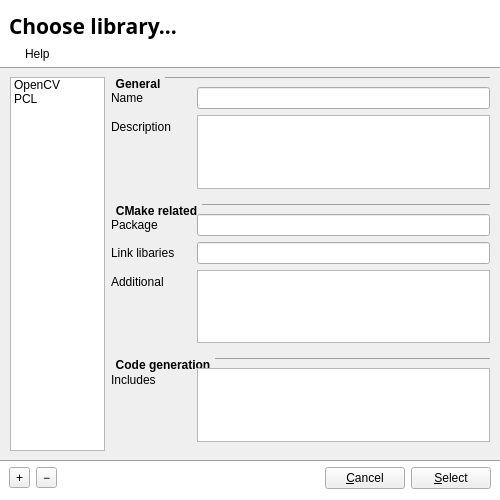
<?xml version="1.0" encoding="UTF-8"?>
<ui version="4.0">
 <class>Form</class>
 <widget class="QWidget" name="Form">
  <property name="geometry">
   <rect>
    <x>0</x>
    <y>0</y>
    <width>500</width>
    <height>500</height>
   </rect>
  </property>
  <property name="palette">
   <palette>
    <active>
     <colorrole role="Button">
      <brush brushstyle="SolidPattern">
       <color alpha="255">
        <red>255</red>
        <green>255</green>
        <blue>255</blue>
       </color>
      </brush>
     </colorrole>
     <colorrole role="Base">
      <brush brushstyle="SolidPattern">
       <color alpha="255">
        <red>255</red>
        <green>255</green>
        <blue>255</blue>
       </color>
      </brush>
     </colorrole>
     <colorrole role="Window">
      <brush brushstyle="SolidPattern">
       <color alpha="255">
        <red>255</red>
        <green>255</green>
        <blue>255</blue>
       </color>
      </brush>
     </colorrole>
    </active>
    <inactive>
     <colorrole role="Button">
      <brush brushstyle="SolidPattern">
       <color alpha="255">
        <red>255</red>
        <green>255</green>
        <blue>255</blue>
       </color>
      </brush>
     </colorrole>
     <colorrole role="Base">
      <brush brushstyle="SolidPattern">
       <color alpha="255">
        <red>255</red>
        <green>255</green>
        <blue>255</blue>
       </color>
      </brush>
     </colorrole>
     <colorrole role="Window">
      <brush brushstyle="SolidPattern">
       <color alpha="255">
        <red>255</red>
        <green>255</green>
        <blue>255</blue>
       </color>
      </brush>
     </colorrole>
    </inactive>
    <disabled>
     <colorrole role="Button">
      <brush brushstyle="SolidPattern">
       <color alpha="255">
        <red>255</red>
        <green>255</green>
        <blue>255</blue>
       </color>
      </brush>
     </colorrole>
     <colorrole role="Base">
      <brush brushstyle="SolidPattern">
       <color alpha="255">
        <red>255</red>
        <green>255</green>
        <blue>255</blue>
       </color>
      </brush>
     </colorrole>
     <colorrole role="Window">
      <brush brushstyle="SolidPattern">
       <color alpha="255">
        <red>255</red>
        <green>255</green>
        <blue>255</blue>
       </color>
      </brush>
     </colorrole>
    </disabled>
   </palette>
  </property>
  <property name="windowTitle">
   <string>Library selector</string>
  </property>
  <property name="styleSheet">
   <string notr="true"> QGroupBox {
     border: 0;
     border-top: 1px solid palette(dark);
     margin-top: 1.2ex;
     padding-left: 2ex;
     font-weight: bold;
 }

 QGroupBox::title {
     subcontrol-origin: margin;
     subcontrol-position: top left; /* position at the top center */
     padding: 0 3px;
 }</string>
  </property>
  <layout class="QVBoxLayout" name="verticalLayout">
   <property name="leftMargin">
    <number>0</number>
   </property>
   <property name="rightMargin">
    <number>0</number>
   </property>
   <item>
    <widget class="QLabel" name="label_6">
     <property name="font">
      <font>
       <family>Trebuchet MS</family>
       <pointsize>16</pointsize>
       <weight>75</weight>
       <bold>true</bold>
      </font>
     </property>
     <property name="text">
      <string>Choose library...</string>
     </property>
     <property name="margin">
      <number>0</number>
     </property>
     <property name="indent">
      <number>9</number>
     </property>
    </widget>
   </item>
   <item>
    <layout class="QHBoxLayout" name="horizontalLayout_3" stretch="0,1">
     <property name="spacing">
      <number>6</number>
     </property>
     <property name="leftMargin">
      <number>12</number>
     </property>
     <property name="bottomMargin">
      <number>0</number>
     </property>
     <item>
      <widget class="QLabel" name="lblInfoIcon">
       <property name="text">
        <string/>
       </property>
       <property name="alignment">
        <set>Qt::AlignCenter</set>
       </property>
       <property name="indent">
        <number>-1</number>
       </property>
      </widget>
     </item>
     <item>
      <widget class="QLabel" name="lblInfo">
       <property name="enabled">
        <bool>true</bool>
       </property>
       <property name="text">
        <string>Help</string>
       </property>
       <property name="indent">
        <number>-1</number>
       </property>
      </widget>
     </item>
    </layout>
   </item>
   <item>
    <widget class="QFrame" name="frame">
     <property name="styleSheet">
      <string notr="true">QFrame#frame {
	background-color: palette(button);
	border-bottom: 1px solid palette(dark);
	border-top: 1px solid palette(dark);
}

</string>
     </property>
     <property name="frameShape">
      <enum>QFrame::StyledPanel</enum>
     </property>
     <property name="frameShadow">
      <enum>QFrame::Raised</enum>
     </property>
     <layout class="QHBoxLayout" name="horizontalLayout_2" stretch="1,4">
      <item>
       <layout class="QVBoxLayout" name="verticalLayout_3">
        <property name="rightMargin">
         <number>0</number>
        </property>
        <item>
         <widget class="QListWidget" name="lstLibs">
          <item>
           <property name="text">
            <string>OpenCV</string>
           </property>
          </item>
          <item>
           <property name="text">
            <string>PCL</string>
           </property>
          </item>
         </widget>
        </item>
       </layout>
      </item>
      <item>
       <widget class="QWidget" name="widget" native="true">
        <layout class="QVBoxLayout" name="verticalLayout_2">
         <property name="margin">
          <number>0</number>
         </property>
         <item>
          <widget class="QGroupBox" name="groupBox">
           <property name="title">
            <string>General</string>
           </property>
           <layout class="QFormLayout" name="formLayout">
            <property name="fieldGrowthPolicy">
             <enum>QFormLayout::AllNonFixedFieldsGrow</enum>
            </property>
            <property name="leftMargin">
             <number>0</number>
            </property>
            <property name="rightMargin">
             <number>0</number>
            </property>
            <item row="0" column="0">
             <widget class="QLabel" name="label_9">
              <property name="minimumSize">
               <size>
                <width>80</width>
                <height>0</height>
               </size>
              </property>
              <property name="text">
               <string>Name</string>
              </property>
             </widget>
            </item>
            <item row="0" column="1">
             <widget class="QLineEdit" name="edName"/>
            </item>
            <item row="1" column="0">
             <widget class="QLabel" name="label">
              <property name="minimumSize">
               <size>
                <width>80</width>
                <height>0</height>
               </size>
              </property>
              <property name="text">
               <string>Description</string>
              </property>
             </widget>
            </item>
            <item row="1" column="1">
             <widget class="QPlainTextEdit" name="edDesc">
              <property name="minimumSize">
               <size>
                <width>0</width>
                <height>50</height>
               </size>
              </property>
             </widget>
            </item>
           </layout>
          </widget>
         </item>
         <item>
          <widget class="QGroupBox" name="groupBox_2">
           <property name="title">
            <string>CMake related</string>
           </property>
           <layout class="QFormLayout" name="formLayout_2">
            <property name="leftMargin">
             <number>0</number>
            </property>
            <property name="rightMargin">
             <number>0</number>
            </property>
            <item row="0" column="0">
             <widget class="QLabel" name="label_2">
              <property name="minimumSize">
               <size>
                <width>80</width>
                <height>0</height>
               </size>
              </property>
              <property name="text">
               <string>Package</string>
              </property>
             </widget>
            </item>
            <item row="0" column="1">
             <widget class="QLineEdit" name="edPckg"/>
            </item>
            <item row="1" column="0">
             <widget class="QLabel" name="label_3">
              <property name="minimumSize">
               <size>
                <width>80</width>
                <height>0</height>
               </size>
              </property>
              <property name="text">
               <string>Link libaries</string>
              </property>
             </widget>
            </item>
            <item row="1" column="1">
             <widget class="QLineEdit" name="edLibs"/>
            </item>
            <item row="2" column="0">
             <widget class="QLabel" name="label_4">
              <property name="minimumSize">
               <size>
                <width>80</width>
                <height>0</height>
               </size>
              </property>
              <property name="text">
               <string>Additional</string>
              </property>
             </widget>
            </item>
            <item row="2" column="1">
             <widget class="QPlainTextEdit" name="edAdds">
              <property name="minimumSize">
               <size>
                <width>0</width>
                <height>50</height>
               </size>
              </property>
             </widget>
            </item>
           </layout>
          </widget>
         </item>
         <item>
          <widget class="QGroupBox" name="groupBox_3">
           <property name="title">
            <string>Code generation</string>
           </property>
           <layout class="QFormLayout" name="formLayout_3">
            <property name="leftMargin">
             <number>0</number>
            </property>
            <property name="rightMargin">
             <number>0</number>
            </property>
            <item row="0" column="0">
             <widget class="QLabel" name="label_5">
              <property name="minimumSize">
               <size>
                <width>80</width>
                <height>0</height>
               </size>
              </property>
              <property name="text">
               <string>Includes</string>
              </property>
             </widget>
            </item>
            <item row="0" column="1">
             <widget class="QPlainTextEdit" name="edIncl">
              <property name="minimumSize">
               <size>
                <width>0</width>
                <height>50</height>
               </size>
              </property>
             </widget>
            </item>
           </layout>
          </widget>
         </item>
         <item>
          <spacer name="verticalSpacer">
           <property name="orientation">
            <enum>Qt::Vertical</enum>
           </property>
           <property name="sizeHint" stdset="0">
            <size>
             <width>20</width>
             <height>40</height>
            </size>
           </property>
          </spacer>
         </item>
        </layout>
       </widget>
      </item>
     </layout>
    </widget>
   </item>
   <item>
    <layout class="QHBoxLayout" name="horizontalLayout">
     <property name="leftMargin">
      <number>9</number>
     </property>
     <property name="rightMargin">
      <number>9</number>
     </property>
     <item>
      <widget class="QToolButton" name="btnAdd">
       <property name="text">
        <string>+</string>
       </property>
      </widget>
     </item>
     <item>
      <widget class="QToolButton" name="btnRemove">
       <property name="text">
        <string>−</string>
       </property>
      </widget>
     </item>
     <item>
      <spacer name="horizontalSpacer">
       <property name="orientation">
        <enum>Qt::Horizontal</enum>
       </property>
       <property name="sizeHint" stdset="0">
        <size>
         <width>40</width>
         <height>20</height>
        </size>
       </property>
      </spacer>
     </item>
     <item>
      <widget class="QPushButton" name="btnCancel">
       <property name="toolTip">
        <string>Close Wizard without saving changes</string>
       </property>
       <property name="text">
        <string>&amp;Cancel</string>
       </property>
      </widget>
     </item>
     <item>
      <widget class="QPushButton" name="btnGenerate">
       <property name="toolTip">
        <string>Generate new component</string>
       </property>
       <property name="text">
        <string>&amp;Select</string>
       </property>
      </widget>
     </item>
    </layout>
   </item>
  </layout>
 </widget>
 <resources/>
 <connections/>
</ui>
